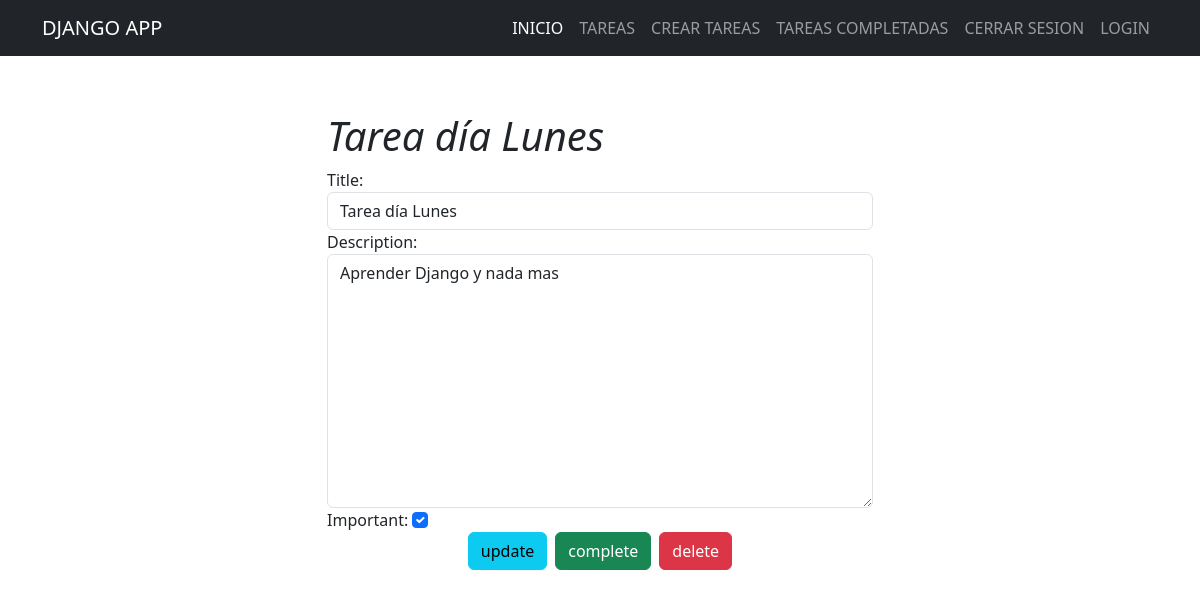
/tasks/9/ (signed in), run on the app's committed database.
### tasks/models.py (models this page shows, shortened)
class Task(models.Model):
    title = models.CharField(max_length=100)
    description = models.TextField(blank=True)
    created = models.DateTimeField(auto_now_add=True)
    datecomplete = models.DateTimeField(null=True, blank=True)
    important = models.BooleanField(default=False)
    user = models.ForeignKey(User, on_delete=models.CASCADE)

### tasks/views.py (the view, shortened to what this page needs)
# urls.py: path('tasks/<int:task_id>/', views.task_detail, name='task_detail'),
@login_required
def task_detail(request, task_id):
    if request.method == 'GET':
        task = get_object_or_404(Task, pk=task_id, user=request.user)
        form = TaskForm(instance=task)
        return render(request, 'task_detail.html', {'task': task, 'form': form})

### tasks/forms.py
class TaskForm(forms.ModelForm):
    class Meta:
        model = Task
        fields = ['title','description', 'important']
        widgets = {
            'title': forms.TextInput(attrs={'class': 'form-control','placeholder': 'Ingrese Titulo'}),
            'description': forms.Textarea(attrs={'class': 'form-control', 'placeholder': 'Ingrese Descripcion'}),
            'important': forms.CheckboxInput(attrs={'class': 'form-check-input text-center'}),
        }

### tasks/templates/task_detail.html (shortened to what this page needs)
{% extends "base.html" %}
{% block content %}
<main class="container py-5">
    <div class="row">
        <div class="col-md-6 offset-md-3">
        <h1 class="text-center display-3">
            <h1><em>{{task.title}}</em></h1>
                <form method="POST">
                    {{form}}
                <div class="text-center d-flex justify-content-center gap-2">
                    <button class="btn btn-info">
                        update
                    </button>
                </form>
                <form action="{% url 'complete_task' task.id %}" method="POST">
                    <button class="btn btn-success">
                        complete
                    </button>
                </form>
                <form action="{% url 'delete_task' task.id %}" method="POST">
                    <button class="btn btn-danger">
                        delete
                    </button>
                </form>
                </div>
        </div>
</main>
{% endblock content %}

### data on the page
Task: title "Tarea día Lunes", description "Aprender Django y nada mas", important "☑"
